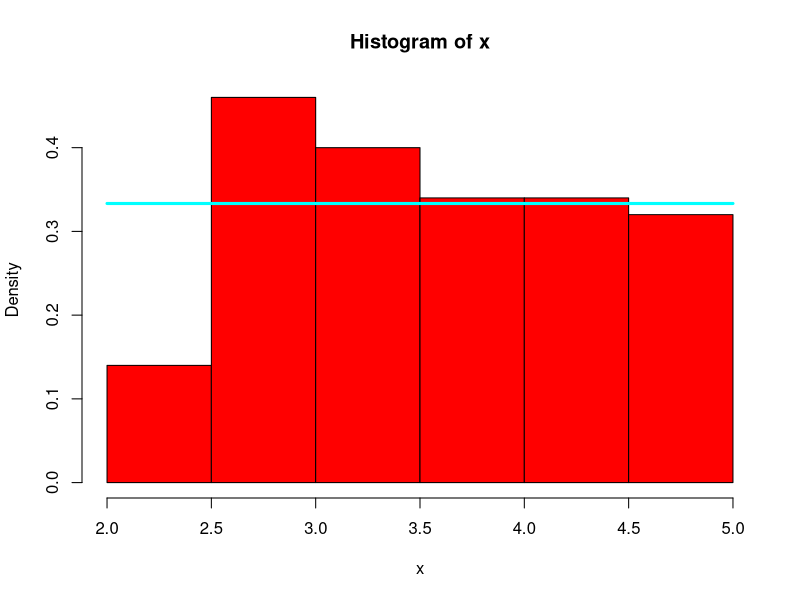
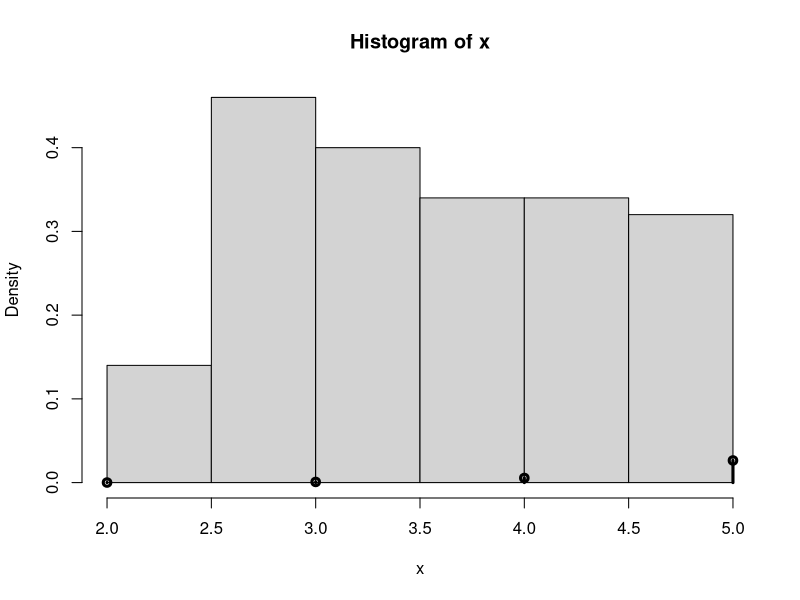
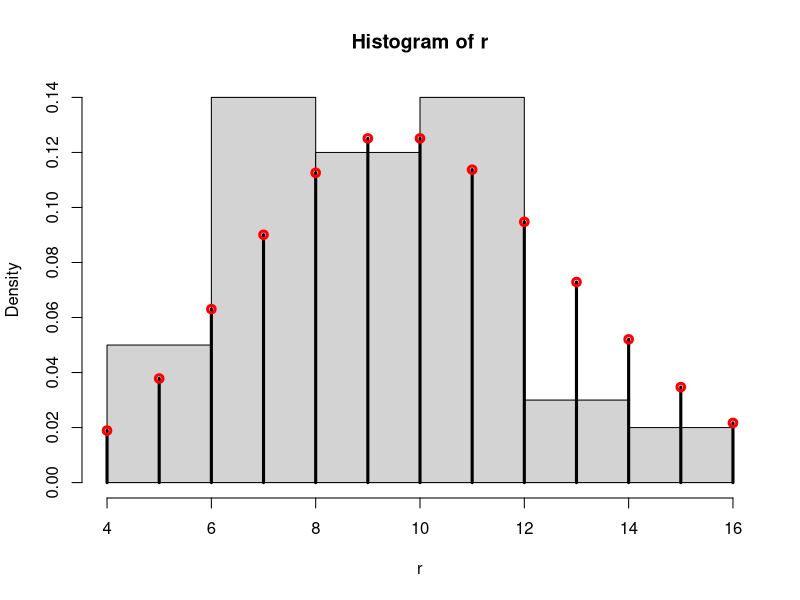
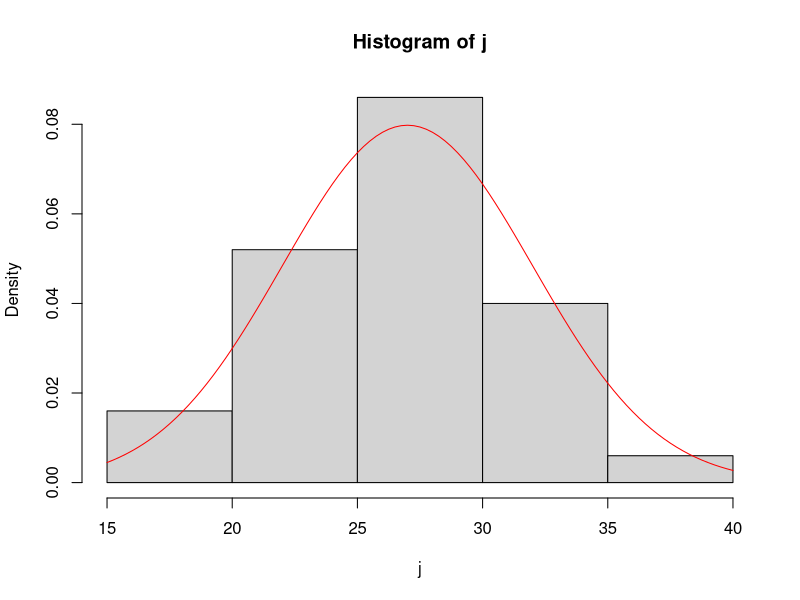

Write R code to recreate these figures, in order.
#TOPIC 7- RANDOM NUMBER GENERATION

#7.1 UNIFORM RANDOM NUMBERS
#using runif(n,a,b) n=total number, a=min, b=max

set.seed(100)
x=runif(100,2,5)
#construct histogram
hist(x,prob=T, col="red")
curve(dunif(x,2,5),add=T, col="cyan", lwd=3)

#7.2 BINOMIAL RANDOM NUMBERS
#using rbinom(N,n,p) N=number of sample, n=number of trials, p= probability of success

set.seed(100)
k = rbinom(50, 10, 0.8)
hist(x, prob=T)

#to plot the theoretical distribution
points(0:50, dbinom(0:50,10,0.8), type="h", lwd=3)
points(0:50, dbinom(0:50,10,0.8), type="p", lwd=3)

#7.3 POISSON RANDOM NUMBERS
#using rpois(n, lambda)

set.seed(100)
r = rpois(50, 10)
hist(r,prob=T)

#to plot the theoretical distribution
points(0:20, dpois(0:20, 10), type="h", lwd=3)
points(0:20, dpois(0:20, 10), type="p", lwd=3, col="red")

#7.4 NORMAL RANDOM NUMBERS
#using rnorm(n, miu/mean, sigma/std. deviation)

set.seed(999)
j= rnorm(100, 27, 5)

hist(j, prob=T)
curve(dnorm(x, 27, 5), add=T, col="red")









